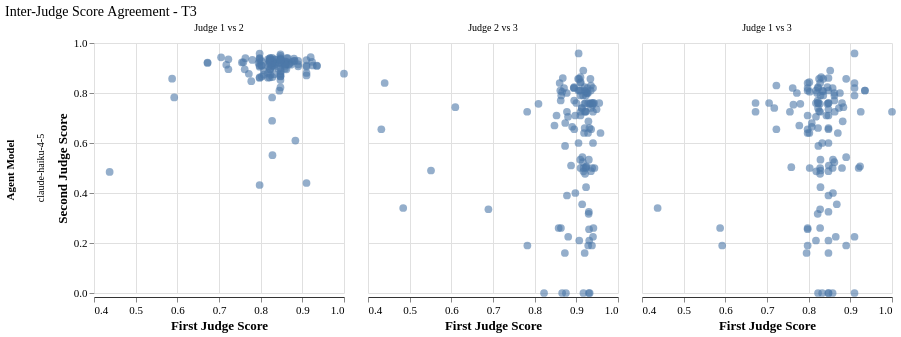

Vega-Lite specification stored for this chart:
### Vega-Lite specification from a JSON file in a GitHub repository (floating-point values rounded to 4 significant figures; data arrays with more than 128 entries replaced by an {"elided": "..."} marker saying what was removed)
{"config": {"font": "serif", "axis": {"labelFontSize": 11, "titleFontSize": 13, "gridColor": "#e0e0e0", "domainColor": "#333333"}, "legend": {"labelFontSize": 11, "titleFontSize": 12}, "title": {"fontSize": 14, "anchor": "start", "fontWeight": "normal"}, "view": {"stroke": null, "continuousWidth": 400, "continuousHeight": 300}, "mark": {"tooltip": true}}, "data": {"name": "data-ef238f27ce38b651e7da5ea49a1ef698"}, "facet": {"column": {"field": "pair_label", "sort": ["Judge 1 vs 2", "Judge 2 vs 3", "Judge 1 vs 3"], "title": null, "type": "nominal"}, "row": {"field": "agent_model", "title": "Agent Model", "type": "nominal"}}, "spec": {"mark": {"type": "circle", "opacity": 0.6, "size": 60}, "encoding": {"tooltip": [{"field": "pair_label", "title": "Comparison", "type": "nominal"}, {"field": "judge_x", "title": "Judge", "type": "nominal"}, {"field": "score_x", "format": ".3f", "title": "Score X", "type": "quantitative"}, {"field": "judge_y", "title": "Judge", "type": "nominal"}, {"field": "score_y", "format": ".3f", "title": "Score Y", "type": "quantitative"}], "x": {"field": "score_x", "scale": {"domain": [0.4, 1.0]}, "title": "First Judge Score", "type": "quantitative"}, "y": {"field": "score_y", "scale": {"domain": [0.0, 1.0]}, "title": "Second Judge Score", "type": "quantitative"}}, "height": 250, "width": 250}, "resolve": {"scale": {"x": "shared", "y": "shared"}}, "title": "Inter-Judge Score Agreement - T3", "$schema": "https://vega.github.io/schema/vega-lite/v6.1.0.json", "datasets": {"data-ef238f27ce38b651e7da5ea49a1ef698": {"elided": "369 records"}}}
